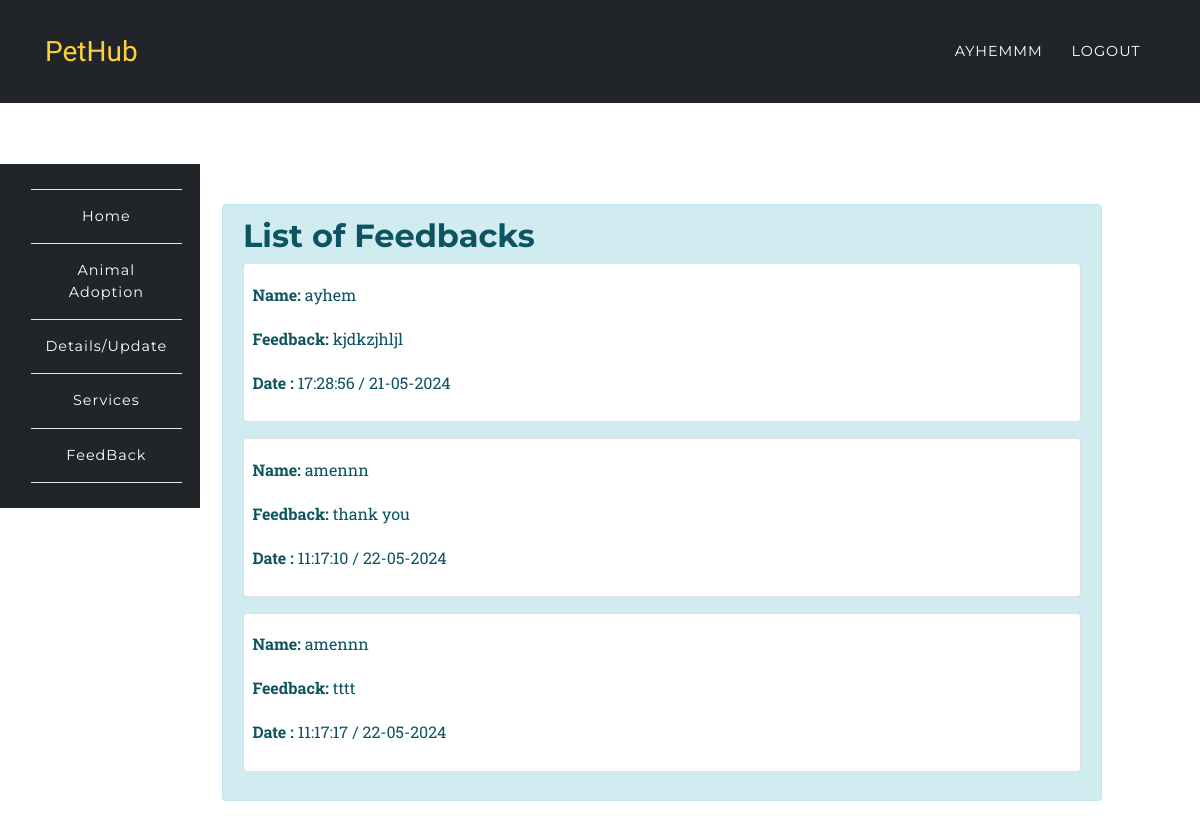
The app's page /app/read.php (signed in) with its own data.
### tables this page shows
CREATE TABLE `feedback` (
  `id` int(11) NOT NULL,
  `user_id` int(11) NOT NULL,
  `feedback` varchar(255) NOT NULL,
  `datefeedback` datetime DEFAULT NULL ON UPDATE current_timestamp()
);

CREATE TABLE `users` (
  `id` int(10) UNSIGNED NOT NULL,
  `fullname` varchar(191) NOT NULL,
  `mobile` varchar(191) NOT NULL,
  `username` varchar(191) NOT NULL,
  `email` varchar(191) NOT NULL,
  `password` varchar(191) NOT NULL,
  `created_at` timestamp NULL DEFAULT current_timestamp(),
  `updated_at` timestamp NULL DEFAULT current_timestamp(),
  `role` varchar(100) DEFAULT 'user',
  `status` int(1) NOT NULL DEFAULT 1
);

### app/read.php (the view, shortened to what this page needs)
<?php
    require '../config/config.php';
    try {
        $sqlQuery = "SELECT feedback.*, users.username
                     FROM feedback
                     INNER JOIN users ON feedback.user_id = users.id";
        $stmt = $connect->prepare($sqlQuery);
        $stmt->execute();
        $feedbackData = $stmt->fetchAll(PDO::FETCH_ASSOC);
    } catch(PDOException $e) {
        $errMsg = $e->getMessage();
    }
?>
<?php include '../include/header.php';?>
<nav class="navbar navbar-expand-lg navbar-dark fixed-top" style="background-color:#212529;" id="mainNav">
    <div class="container">
        <a class="navbar-brand js-scroll-trigger" href="../index.php">PetHub</a>
        <div class="collapse navbar-collapse" id="navbarResponsive">
            <ul class="navbar-nav text-uppercase ml-auto">
                <li class="nav-item">
                    <a class="nav-link" href="#"><?php echo $_SESSION['fullname']; ?> <?php if($_SESSION['role'] == 'admin'){ echo "(Admin)"; } ?></a>
                </li>
                <li class="nav-item">
                    <a href="../auth/logout.php" class="nav-link">Logout</a>
                </li>
            </ul>
        </div>
    </div>
</nav>
<section style="padding-left:0px;">
    <?php include '../include/side-nav.php';?>
</section>
<section class="wrapper" style="margin-left: 16%;margin-top: -20%;">
    <div class="container">
        <div class="row">
            <div class="col-md-11 col-xs-12 col-sm-12">
                <div class="alert alert-info" role="alert">
                <h2>List of Feedbacks</h2>
                <?php
                    foreach ($feedbackData as $feedback) {
                        echo '<div class="card card-inverse card-info mb-3" style="padding:1%;">
                                <div class="card-block">';
                                    echo '<div class="row">
                                            <div class="col-12">
                                                <h4 class="text-center"></h4>';
                                                echo '<p><b>Name: </b>'.$feedback['username'].'</p>';
                                                echo '<p><b>Feedback: </b>'.$feedback['feedback'].'</p>';
                                                echo '<p><b>Date : </b>'.date('H:i:s /  d-m-Y  ', strtotime($feedback['datefeedback'])).'</p>';
                                                echo '</div>
                                        </div>';
                                echo '</div>
                            </div>';
                    }
                ?>
                </div>
            </div>
        </div>
    </div>
</section>
<?php include '../include/footer.php';?>

### assets/css/rent.css (style rules this page uses)
body { overflow-x: hidden; font-family: "Roboto Slab", "Helvetica Neue", Helvetica, Arial, sans-serif; }
p { line-height: 1.75; }
a { color: #ff5722; }
h1, h2, h3, h4, h5, h6 { font-weight: 700; font-family: "Montserrat", "Helvetica Neue", Helvetica, Arial, sans-serif; }
section { padding: 100px 0; }
@media (min-width: 768px) { section { padding: 140px 0; } }
#mainNav { background-color: #212529; }
#mainNav .navbar-brand { color: #fed136; font-family: "Kaushan Script", "Helvetica Neue", Helvetica, Arial, cursive; }
#mainNav .navbar-nav .nav-item .nav-link { font-size: 90%; font-weight: 400; padding: 0.75em 0; letter-spacing: 1px; color: white; font-family: "Montserrat", "Helvetica Neue", Helvetica, Arial, sans-serif; }
@media (min-width: 992px) { #mainNav { padding-top: 25px; padding-bottom: 25px; -webkit-transition: padding-top 0.3s, padding-bottom 0.3s; -moz-transition: padding-top 0.3s, padding-bottom 0.3s; transition: padding-top 0.3s, padding-bottom 0.3s; border: none; background-color: transparent; } }
@media (min-width: 992px) { #mainNav .navbar-brand { font-size: 1.75em; -webkit-transition: all 0.3s; -moz-transition: all 0.3s; transition: all 0.3s; } }
@media (min-width: 992px) { #mainNav .navbar-nav .nav-item .nav-link { padding: 1.1em 1em !important; } }

### assets/css/style.css (style rules this page uses)
.navbar { border-radius: 0px; }
section { padding-left: 15px; }

### records on screen
feedback: user.username "ayhem", feedback "kjdkzjhljl", datefeedback "17:28:56 / 21-05-2024"
feedback: user.username "amennn", feedback "thank you", datefeedback "11:17:10 / 22-05-2024"
feedback: user.username "amennn", feedback "tttt", datefeedback "11:17:17 / 22-05-2024"

### other values on screen
$_SESSION['fullname'] "AYHEMMM"
